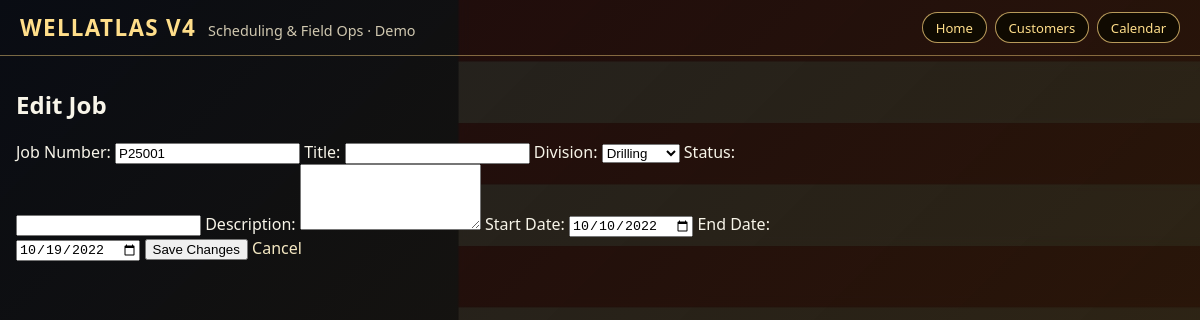
The page /edit_job/1 on the database its author committed.
### tables this page shows
CREATE TABLE jobs(id INTEGER PRIMARY KEY, site_id INT, job_number TEXT, start_date TEXT, end_date TEXT);

### app.py (the view, shortened to what this page needs)
@app.route("/edit_job/<int:id>", methods=["GET", "POST"])
def edit_job(id):
    conn = get_db()
    cur = conn.cursor()
    cur.execute("SELECT * FROM jobs WHERE id = ?", (id,))
    job = cur.fetchone()
    return render_template("edit_job.html", job=job)

### app.py (called while the page is built)
def get_db():
    conn = sqlite3.connect(DATABASE)
    conn.row_factory = sqlite3.Row
    return conn

### templates/edit_job.html (shortened to what this page needs)
{% extends "base.html" %}
{% block content %}
<div class="content-card">
    <h2>Edit Job</h2>
    <form action="{{ url_for('edit_job', job_id=job['id']) }}" method="POST" class="wa-form">
        <label>Job Number:</label>
        <input type="text" name="job_number" value="{{ job['job_number'] }}">
        <label>Title:</label>
        <input type="text" name="title" value="{{ job['title'] }}">
        <label>Division:</label>
        <select name="division">
            <option value="Drilling" {% if job['division']=='Drilling' %}selected{% endif %}>Drilling</option>
        </select>
        <label>Status:</label>
        <input type="text" name="status" value="{{ job['status'] }}">
        <label>Description:</label>
        <textarea name="description" rows="4">{{ job['description'] }}</textarea>
        <label>Start Date:</label>
        <input type="date" name="start_date" value="{{ job['start_date'] }}">
        <label>End Date:</label>
        <input type="date" name="end_date" value="{{ job['end_date'] }}">
        <button type="submit" class="wa-button">Save Changes</button>
        <a href="{{ url_for('job_detail', job_id=job['id']) }}" class="wa-button-secondary">Cancel</a>
    </form>
</div>
{% endblock %}

### static/styles.css (style rules this page uses)
body { margin: 0; font-family: system-ui, -apple-system, BlinkMacSystemFont, "Segoe UI", sans-serif; color: #f8f5e9; background: #000; background-image: url('/static/wallpaper.jpg'); background-size: cover; background-attachment: fixed; background-position: center; }
a { color: #f4e8c2; text-decoration: none; }

### rows shown on the page
jobs: job_number "P25001", start_date "10/10/2022", end_date "10/19/2022"
